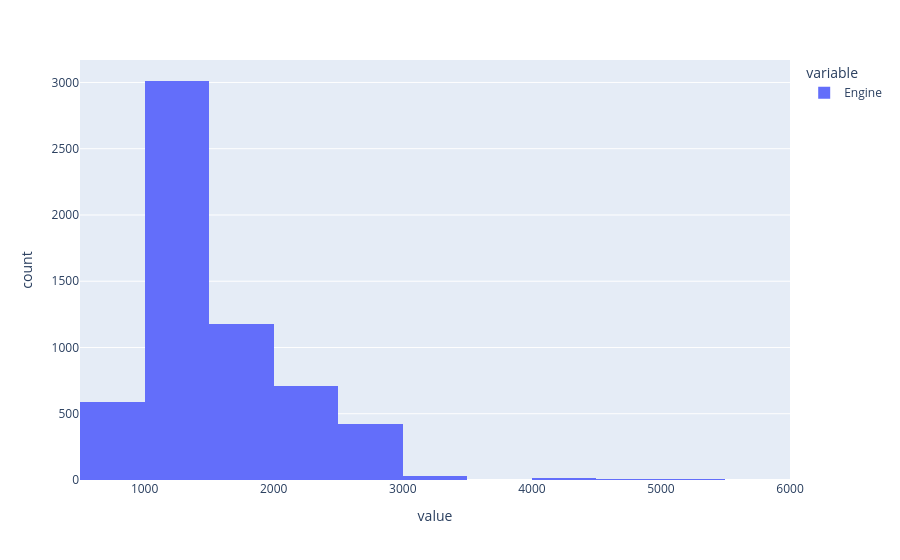

Source (notebook cell):
### Code cell
px.histogram(data['Engine'], nbins=20)

### Figure 1 — Plotly figure (JSON) as saved in the notebook; plotly's stock layout.template omitted (floating-point values rounded to 4 significant figures; data arrays with more than 128 entries replaced by an {"elided": "..."} marker saying what was removed)
{"data": [{"bingroup": "x", "hovertemplate": "variable=Engine<br>value=%{x}<br>count=%{y}<extra></extra>", "legendgroup": "Engine", "marker": {"color": "#636efa", "pattern": {"shape": ""}}, "name": "Engine", "nbinsx": 20, "orientation": "v", "showlegend": true, "type": "histogram", "x": {"elided": "5974 int values"}, "xaxis": "x", "yaxis": "y"}], "layout": {"barmode": "relative", "legend": {"title": {"text": "variable"}, "tracegroupgap": 0}, "margin": {"t": 60}, "xaxis": {"anchor": "y", "domain": [0, 1], "title": {"text": "value"}}, "yaxis": {"anchor": "x", "domain": [0, 1], "title": {"text": "count"}}}}
